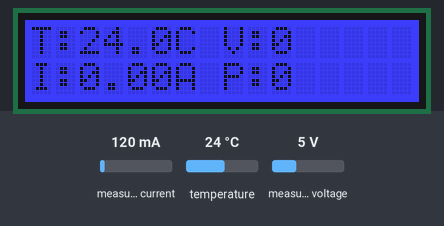
Recording of a sketch running on a simulated ESP32. Parts: 16×2 character LCD. The inputs (shaded band) are chosen by the test bench; at power-on: temperature 24 °C, measured current 120 mA, measured voltage 5 V. WiFi joins after 1.5 s; servers stay silent unless stated; uploads are accepted with an empty reply; what the sketch prints to the serial monitor is not drawn.

Above: at 5.2 s.
5.3 s: temperature set to 28 °C
At 7.2 s:
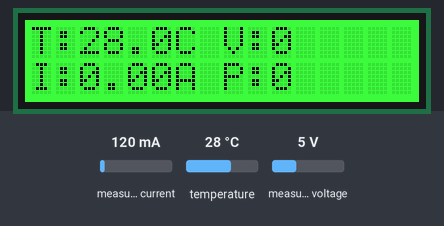
10.1 s: temperature set to 41 °C
At 11.6 s:
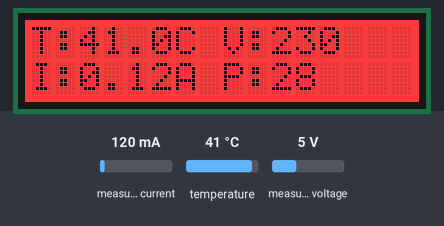
12.1 s: measured current set to 40 mA
At 13.5 s:
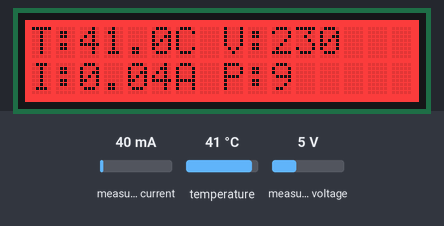
14.5 s: measured voltage set to 0.3 V
At 19.8 s:
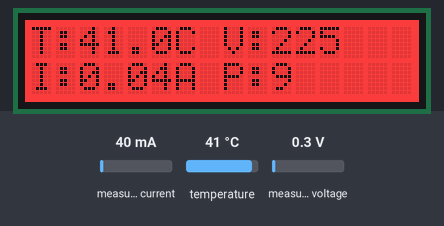
20.1 s: measured current set to 500 mA
At 23.6 s:
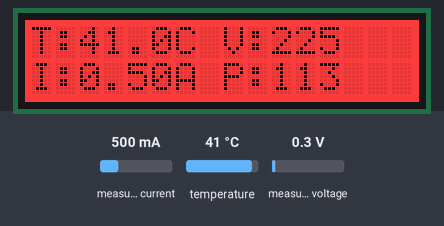
24.5 s: measured voltage set to 3.8 V
At 30.1 s:
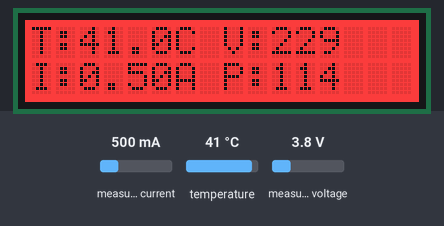
Timing chart, 0 to 31.1 s (numbered marks = the images above; inputs shaded):
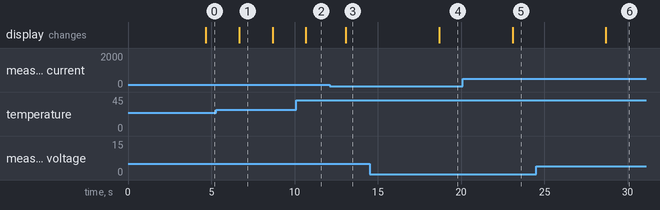

The sketch:

sensor_node.ino
```cpp
/*
  =====================================================================
  Fire / Short-Circuit Early-Warning System — Sensor Node Firmware
  Board: ESP32 (NOT Arduino Uno)
  =====================================================================
  IMPORTANT COMPATIBILITY NOTE
  -----------------------------------------------------------------
  Your two original sketches targeted different hardware:
    1) The DS18B20 sketch is generic and runs on either an Uno or ESP32.
    2) The Blynk + EmonLib sketch includes <WiFi.h> and
       BlynkSimpleEsp32.h, which only exist for the ESP32 core.
       An Arduino Uno has no Wi-Fi radio and cannot compile or run it.
  Because of this, both sketches are merged below into ONE ESP32
  sketch. If you actually have an Uno + a separate ESP32/ESP8266 for
  Wi-Fi, tell me and I'll split this back into two files (Uno does
  sensing over Serial/I2C, ESP32 only handles Wi-Fi/Blynk).

  BUGS FIXED FROM YOUR ORIGINAL CODE
  -----------------------------------------------------------------
  - emon.calcV(...) does not exist in EmonLib -> changed to
    emon.calcVI(20, 2000), which is what actually computes Vrms/Irms.
  - emon.current(34, currCalibration) had a stray comment referencing
    a non-existent "currect" typo — pin/args cleaned up.
  - delay(2000) inside loop() blocked Blynk.run()/timer.run() and
    would eventually disconnect Blynk. Replaced with BlynkTimer
    intervals so nothing in loop() blocks.
  - Both sketches each had their own setup()/loop(); merged into a
    single setup()/loop() (a sketch can only have one of each).

  ADDED
  -----------------------------------------------------------------
  - 16x2 I2C LCD showing live temp / voltage / current / power.
  - RGB LED status indicator (green = normal, amber = warning,
    red = threshold exceeded) — used remaining free GPIOs.
  - HTTP POST of every reading, as JSON, to your local ingestion
    API (src/ingestion/api.py) so it lands in the database that
    the MLOps pipeline trains on.
  =====================================================================
*/

#define BLYNK_TEMPLATE_ID "TMPL3O1qyEX83"
#define BLYNK_TEMPLATE_NAME "Fire before Fire"
#define BLYNK_AUTH_TOKEN "gpqJk7PFQ14o585iIlgO5DHBDNYeoCHB"
#define BLYNK_PRINT Serial

#include <WiFi.h>
#include <HTTPClient.h>
#include <BlynkSimpleEsp32.h>
#include "EmonLib.h"
#include <OneWire.h>
#include <DallasTemperature.h>
#include <Wire.h>

#include <Adafruit_RGBLCDShield.h>
#include <utility/Adafruit_MCP23017.h>
// ---------------- Pin map ----------------
#define ONE_WIRE_BUS   4     // DS18B20 data pin
#define VOLT_PIN       35    // ZMPT voltage sensor (ADC1, input-only pin)
#define CURR_PIN       34    // SCT current sensor (ADC1, input-only pin)
#define SDA_PIN 22
#define SCL_PIN 23
// I2C LCD uses the default ESP32 bus: SDA=21, SCL=22 (free, unused above)

// ---------------- Calibration ----------------
#define V_CALIBRATION   3.3
#define I_CALIBRATION   0.50

// ---------------- Alert thresholds (tune to your wiring) ----------------
#define TEMP_ALERT_C     34.0
#define POWER_ALERT_W    1500.0
#define CURRENT_ALERT_A  10.0

// ---------------- Wi-Fi / Blynk ----------------
char auth[] = BLYNK_AUTH_TOKEN;
char ssid[] = "Differentiationnn";
char pass[] = "calculus-eAsY-xn_nxn-1";

// Point this at the machine running src/ingestion/api.py on your LAN
const char* INGEST_URL = "http://192.168.29.84:8000/ingest";
const char* NODE_ID    = "node-01";
Adafruit_RGBLCDShield lcd = Adafruit_RGBLCDShield();
// ---------------- Objects ----------------
OneWire oneWire(ONE_WIRE_BUS);
DallasTemperature tempSensor(&oneWire);
EnergyMonitor emon;
BlynkTimer timer;
 // if the LCD stays blank, try 0x3F instead of 0x27

float kWh = 0;
unsigned long lastMillis = 0;
float lastTempC = 0, lastVrms = 0, lastIrms = 0, lastPower = 0;

// void setRGB(int r, int g, int b) {
//   analogWrite(RGB_RED_PIN, r);
//   analogWrite(RGB_GREEN_PIN, g);
//   analogWrite(RGB_BLUE_PIN, b);
// }

void readTemperature() {
  tempSensor.requestTemperatures();
  float t = tempSensor.getTempCByIndex(0);
  if (t == -127.0) {
    Serial.println("Temp sensor error: not found");
    return;
  }
  lastTempC = t;
  Blynk.virtualWrite(V4, lastTempC);
}

void sendToIngestAPI() {
  if (WiFi.status() != WL_CONNECTED) return;
  HTTPClient http;
  http.begin(INGEST_URL);
  http.addHeader("Content-Type", "application/json");

  String payload = "{";
  payload += "\"node_id\":\"" + String(NODE_ID) + "\",";
  payload += "\"temperature_c\":" + String(lastTempC, 2) + ",";
  payload += "\"voltage_v\":" + String(lastVrms, 2) + ",";
  payload += "\"current_a\":" + String(lastIrms, 4) + ",";
  payload += "\"power_w\":" + String(lastPower, 4) + ",";
  payload += "\"kwh\":" + String(kWh, 4);
  payload += "}";

  int code = http.POST(payload);
  if (code <= 0) {
    Serial.print("Ingest POST failed: ");
    Serial.println(http.errorToString(code));
  }
  http.end();
}

void readPowerAndPush() {
  emon.calcVI(20, 2000);
  lastVrms = emon.Vrms;
  lastIrms = emon.Irms;
  lastPower = emon.apparentPower;
  kWh += lastPower * (millis() - lastMillis) / 3600000000.0;
  lastMillis = millis();

  Serial.printf("Vrms: %.2fV  Irms: %.4fA  Power: %.4fW  kWh: %.4f  Temp: %.2fC\n",
                lastVrms, lastIrms, lastPower, kWh, lastTempC);

  Blynk.virtualWrite(V0, lastVrms);
  Blynk.virtualWrite(V1, lastIrms);
  Blynk.virtualWrite(V2, lastPower);
  Blynk.virtualWrite(V3, kWh);

  sendToIngestAPI();
}

void updateLcdAndRGB() {
  lcd.clear();
  lcd.setCursor(0, 0);
  lcd.print("T:"); lcd.print(lastTempC, 1); lcd.print("C V:"); lcd.print(lastVrms, 0);
  lcd.setCursor(0, 1);
  lcd.print("I:"); lcd.print(lastIrms, 2); lcd.print("A P:"); lcd.print(lastPower, 0);

  bool alert = (lastTempC > TEMP_ALERT_C) || (lastPower > POWER_ALERT_W) || (lastIrms > CURRENT_ALERT_A);
  bool warn  = (lastTempC > TEMP_ALERT_C * 0.8) || (lastPower > POWER_ALERT_W * 0.8);

  if (alert) {
    lcd.setBacklight(0x1);
    Blynk.logEvent("fire_risk_alert", "Threshold exceeded on sensor node");
  } else if (warn) {
    lcd.setBacklight(0x2);
  } else {
    lcd.setBacklight(0x4);
  }
}

void setup() {
  Serial.begin(115200);
  Serial.println("---- Fire/Short-Circuit Sensor Node ----");

  // pinMode(RGB_RED_PIN, OUTPUT);
  // pinMode(RGB_GREEN_PIN, OUTPUT);
  // pinMode(RGB_BLUE_PIN, OUTPUT);

  lcd.begin(16,2);
  lcd.setBacklight(0x7);
  lcd.setCursor(0, 0);
  lcd.print("Booting...");

  tempSensor.begin();
  emon.voltage(VOLT_PIN, V_CALIBRATION, 1.7);
  emon.current(CURR_PIN, I_CALIBRATION);

  Blynk.begin(auth, ssid, pass);

  timer.setInterval(2000L, readTemperature);
  timer.setInterval(5000L, readPowerAndPush);
  timer.setInterval(2000L, updateLcdAndRGB);

  lastMillis = millis();
}

void loop() {
  Blynk.run();
  timer.run();
}
```

Measured:
- after the input at 5.3 s, the display: changes after 1.4 s (image 1)
- after the input at 10.1 s, the display: changes after 0.58 s (image 2)
- after the input at 12.1 s, the display: changes after 0.99 s (image 3)
- after the input at 14.5 s, the display: changes after 4.2 s (image 4)
- after the input at 20.1 s, the display: changes after 3.0 s (image 5)
- after the input at 24.5 s, the display: changes after 4.2 s (image 6)
- what the display in image 1 shows lasts 2.0 s, from 6.7 s to 8.7 s
